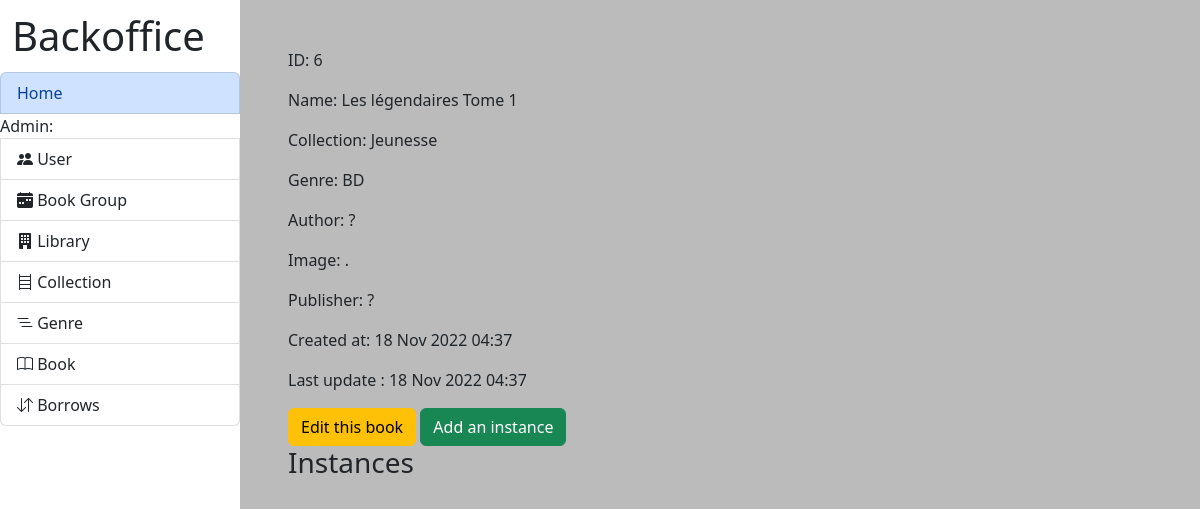
The page /lib/admin/book/page/6/ on the database as committed earlier.
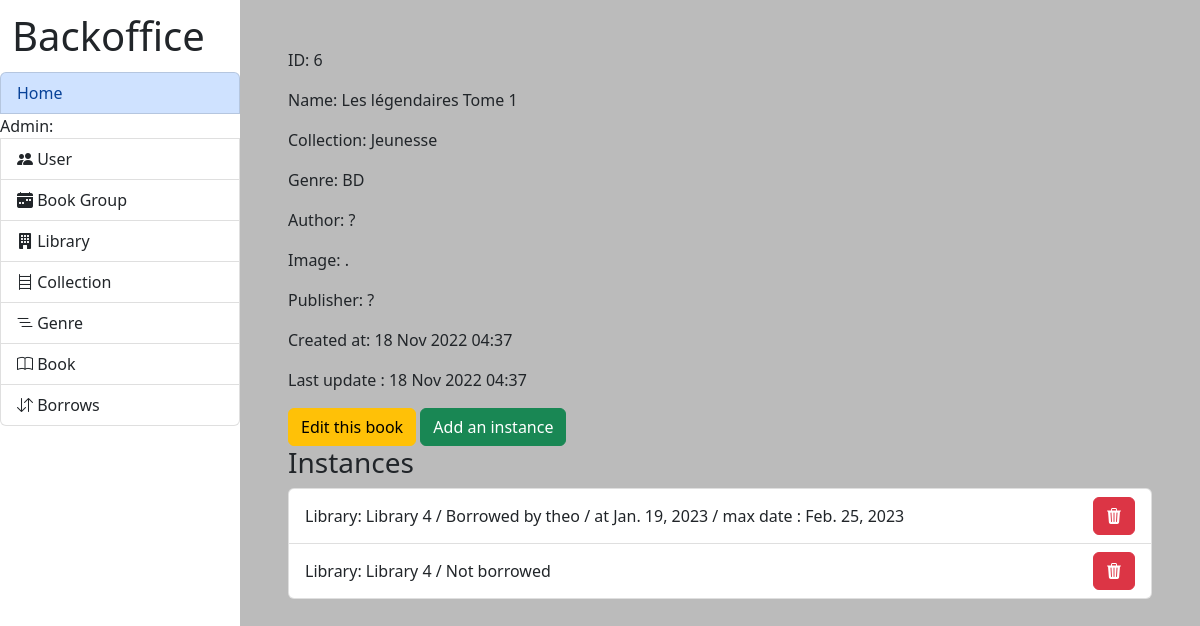
The same page on the database as committed later.
### lib/models.py (models this page shows)
class InstanceBook(models.Model):
    id_user = models.ForeignKey(User, on_delete=models.RESTRICT, null=True)
    id_books = models.ForeignKey(Books, on_delete=models.CASCADE)
    id_library = models.ForeignKey(Library, on_delete=models.CASCADE)
    borrowing_date = models.DateField(null=True, blank=True)
    max_date = models.DateField(null=True, blank=True)
    status = models.IntegerField(default=0)

class Library(models.Model):
    name = models.CharField(max_length=200)
    address_name = models.TextField(max_length=500)
    address_city = models.TextField(max_length=500)
    address_country = models.TextField(max_length=500)
    address_zip_code = models.TextField(max_length=500)
    creation_date = models.DateTimeField(auto_now_add=True)
    modification_date = models.DateTimeField(auto_now=True)

### lib/views.py (the view)
# urls.py: path('admin/book/page/<int:id>/', views.details_book_admin, name='book_page_admin'), #admin, bookseller
def details_book_admin(request, id):
    try:
        if request.user.is_authenticated and UserData.objects.get(user=request.user).role not in ['admin', 'bookseller']:
            messages.error(request, '403, Access denied')
            return redirect('index')
        book = Books.objects.get(pk=id)
        instances = InstanceBook.objects.filter(id_books=id)
    except Books.DoesNotExist or InstanceBook.DoesNotExist:
        return redirect('list_books_admin')
    return render(request, "admin/book/details_book.html", {
        "book": book,
        "instances": instances
    })

### library/context_processors.py (called while the page is built)
def extras(request):
    libraries = Library.objects.all()
    genre = Genre.objects.all()
    collection = Collection.objects.all()
    users = User.objects.all().order_by('-date_joined')
    userdata = UserData.objects.all()
    books = Books.objects.all()
    instances = InstanceBook.objects.all()
    lecture_group = LectureGroup.objects.all()
    lecturer = Lecturer.objects.all()
    forum = Forum.objects.all()
    return {
        'context_libraries': libraries,
        'context_genre': genre,
        'context_collection': collection,
        'context_users': users,
        'context_user_data': userdata,
        'context_books': books,
        'context_instances': instances,
        'context_lecture_group': lecture_group,
        'context_lecturer': lecturer,
        'context_forums': forum,
    }

### lib/templates/admin/book/details_book.html (shortened to what this page needs)
{% extends 'admin/index.html' %}
{% block content %}
    {% load permission_tags %}
    <p>ID: {{ book.pk }}</p>
    <p>Name: {{ book.title }}</p>
    <p>Collection: {{ book.collection.name }}</p>
    <p>Genre: {{ book.genre.name }}</p>
    <p>Author: {{ book.author }}</p>
    <p>Image: {{ book.url_image }}</p>
    <p>Publisher: {{ book.publisher }}</p>
    <p>Created at: {{ book.creation_date |date:"d M Y h:i" }}</p>
    <p>Last update : {{ book.modification_date |date:"d M Y h:i" }}</p>
    <a
    class="btn btn-warning"
    href="{% url 'edit_book_admin' book.pk %}"
    role="button"
    >
    Edit this book
    </a>
    {% if user|has_role:'bookseller,admin' %}
        <a class="btn btn-success" href="{% url 'add_instance_admin' book.pk %}" role="button">
            Add an instance
        </a>
    {% endif %}
    <h3>Instances</h3>
    {% if instances %}
        <ul class="list-group">
            {% for instance in instances %}
                <li class="list-group-item d-flex justify-content-between align-items-center">
                    Library: {{ instance.id_library.name }} {% if instance.status == 1 %} /
                    Borrowed by {{ instance.id_user.username }} /
                    at {{ instance.borrowing_date }} /
                    max date : {{ instance.max_date }}
                    {% else %}
                        / Not borrowed
                    {% endif %}
                    <a class="btn btn-danger" href="{% url 'delete_instance_admin' instance.pk %}" role="button">
                        <i class="bi bi-trash3-fill"></i>
                    </a>
                </li>
            {% endfor %}
        </ul>
    {% endif %}
{% endblock content %}

Rows that differ between the two databases and show on the page:
added InstanceBook: id_library.name "Library 4", id_user.username "theo", borrowing_date "Jan. 19, 2023", max_date "Feb. 25, 2023"
added InstanceBook: id_library.name "Library 4", status "/ Not borrowed"
